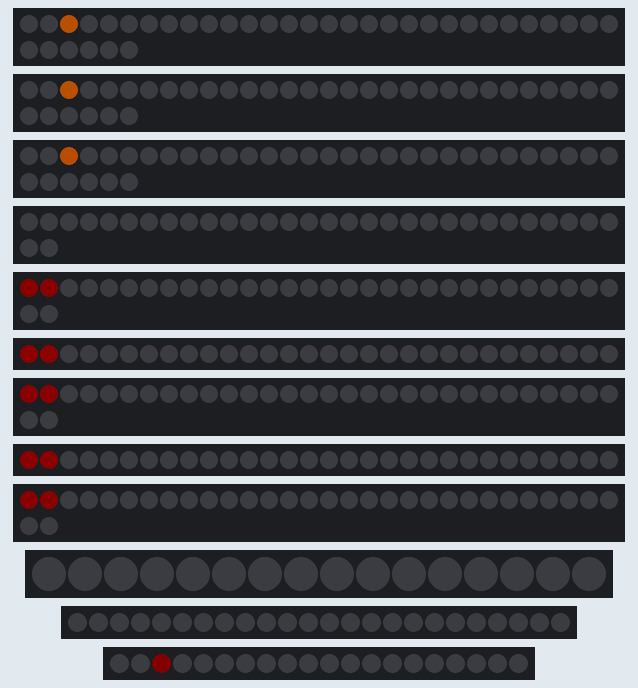
Simulated run of this sketch. Board: Arduino Mega 2560, built with avr-gcc and run on an emulated ATmega2560. Shown: 3 × 36 RGB LEDs in strip order, left to right, continuing on the next row, 4 × 32 RGB LEDs in strip order, left to right, continuing on the next row, 2 × 30 RGB LEDs in strip order, left to right, 16 RGB LEDs in strip order, left to right, 24 RGB LEDs in strip order, left to right, 20 RGB LEDs in strip order, left to right. Dim RGB values are drawn brighter than linear; random numbers use the default seed unless the sketch sets one.

Above: at 0.05 s.
At 5.05 s:
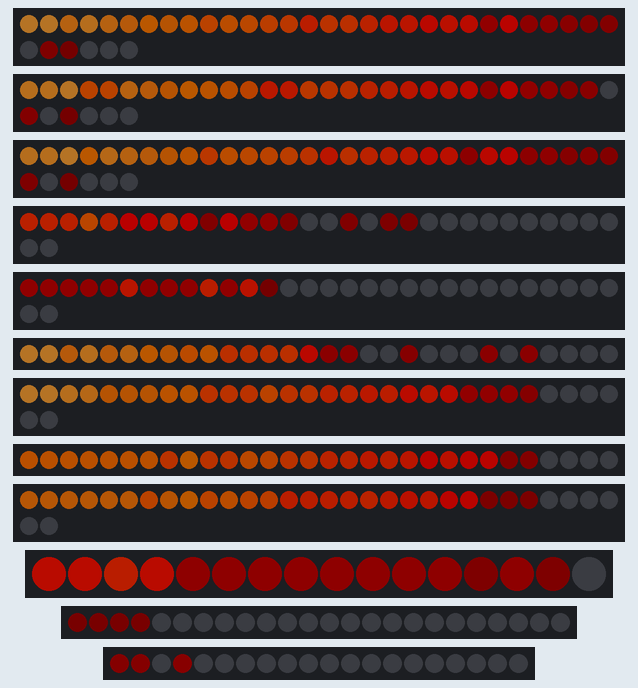
At 10.0 s:
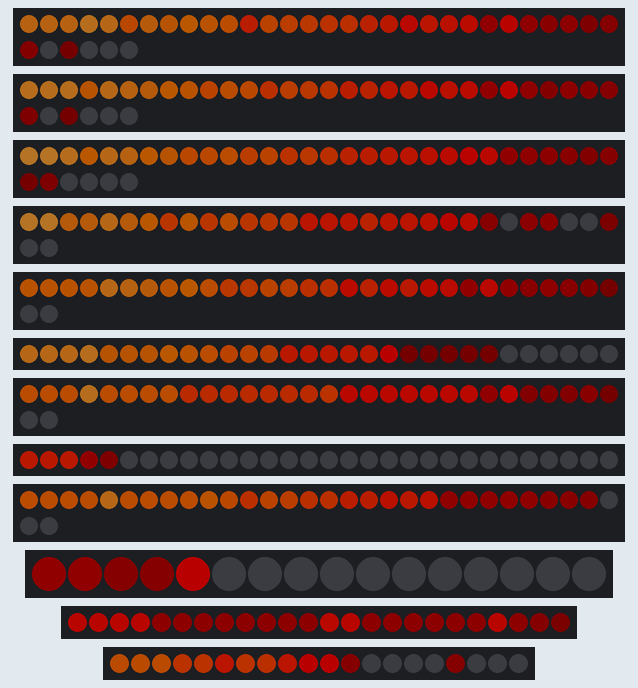
At 19.92 s:
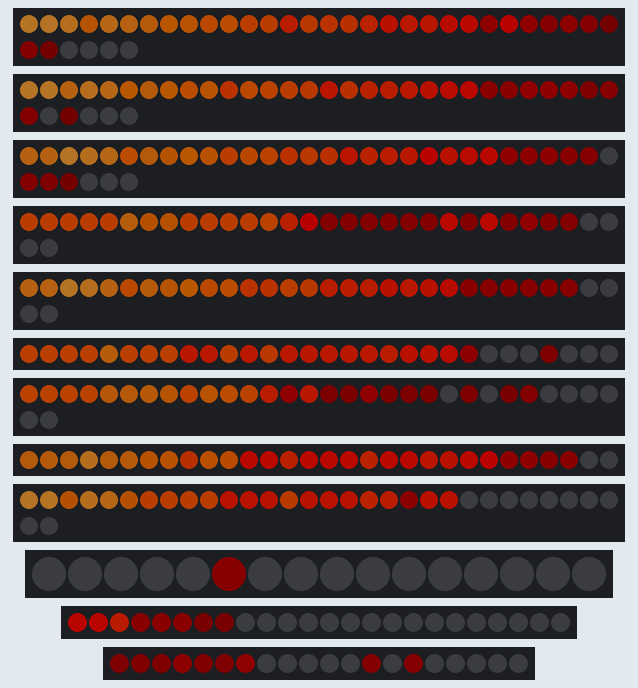
At 29.92 s:
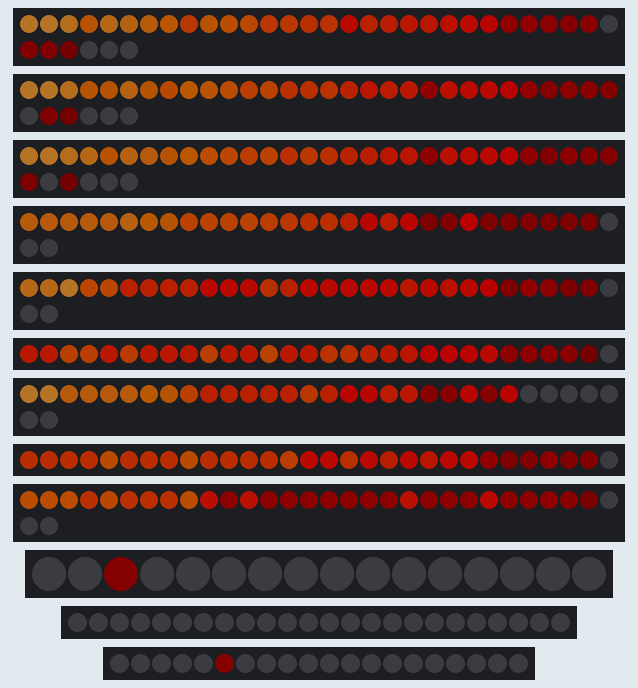
At 39.88 s:
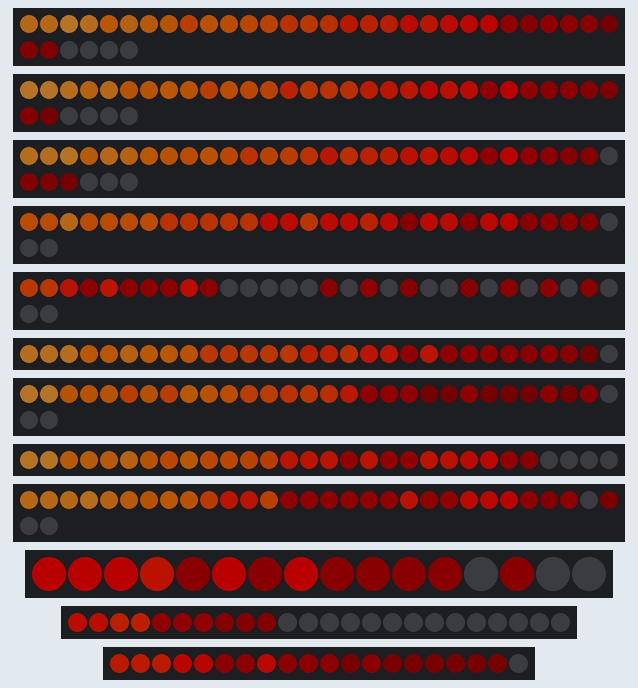

The sketch:

CampFire_02.ino
```cpp
#include <FastLED.h>

#define BRIGHTNESS 100   // Set brightness (0-255)
#define LED_TYPE WS2811 // Specify the LED type
#define COLOR_ORDER BRG // Set the color order (BRG is typical for WS2811)

// Configuration for strips
#define NUM_STRIPS 23

// Define the number of LEDs for each strip, their radii, and their data pins
int numLedsPerStrip[NUM_STRIPS] = {36, 36, 36, 32, 32, 30, 32, 30, 32, 16, 24, 20, 28, 20, 20, 24, 20, 28, 16, 24, 20, 28, 16}; // Adjust for your setup

float stripRadii[NUM_STRIPS] = {9, 10, 10, 20, 21, 25, 21, 28, 21, 41, 35, 40, 31, 38, 35, 38, 39, 31, 45, 29, 42, 29, 35}; // Radii for each strip (in cm)
int dataPins[NUM_STRIPS] = {22, 23, 24, 25, 26, 27, 28, 29, 30, 31, 32, 33, 34, 45, 36, 37, 38, 39, 40, 41, 42, 43, 44};    // Data pins for each strip

// Define LED arrays for each strip
CRGB *leds[NUM_STRIPS];

// Fire simulation parameters
#define FireAnimationSpeed 30

// Cooldown
#define FireCooldownBandTopMin 25
#define FireCooldownBandTopMax 30

#define FireCooldownBandPercentage 0.9 // 0 - 1

#define FireCooldownMin 8
#define FireCooldownMax 10

#define FireCooldownRadiusMin 14
#define FireCooldownRadiusMax 18

// Sparks
#define Band1SparkHeatMin 190
#define Band1SparkHeatMax 200

#define Band2SparkHeatMin 40
#define Band2SparkHeatMax 60

#define Band3SparkHeatMin 30
#define Band3SparkHeatMax 40

#define Band1SparkRate 240 // lower value is less chance 0 - 255
#define Band2SparkRate 120 // lower value is less chance 0 - 255
#define Band3SparkRate 100 // lower value is less chance 0 - 255

#define RandomOtherSparkRate 60 // lower value is less chance 0 - 255

float maxRadius;
int Brightness;
float lastNormDist = 1;

void setup()
{
    // Allocate LED arrays dynamically and initialize strips
    for (int strip = 0; strip < NUM_STRIPS; strip++)
    {
        leds[strip] = new CRGB[numLedsPerStrip[strip]];
        // Initialize each strip with its corresponding data pin and LED count
        switch (dataPins[strip])
        {
        case 22:
            FastLED.addLeds<LED_TYPE, 22, COLOR_ORDER>(leds[strip], numLedsPerStrip[strip]).setCorrection(TypicalLEDStrip);
            break;
        case 23:
            FastLED.addLeds<LED_TYPE, 23, COLOR_ORDER>(leds[strip], numLedsPerStrip[strip]).setCorrection(TypicalLEDStrip);
            break;
        case 24:
            FastLED.addLeds<LED_TYPE, 24, COLOR_ORDER>(leds[strip], numLedsPerStrip[strip]).setCorrection(TypicalLEDStrip);
            break;
        case 25:
            FastLED.addLeds<LED_TYPE, 25, COLOR_ORDER>(leds[strip], numLedsPerStrip[strip]).setCorrection(TypicalLEDStrip);
            break;
        case 26:
            FastLED.addLeds<LED_TYPE, 26, COLOR_ORDER>(leds[strip], numLedsPerStrip[strip]).setCorrection(TypicalLEDStrip);
            break;
        case 27:
            FastLED.addLeds<LED_TYPE, 27, COLOR_ORDER>(leds[strip], numLedsPerStrip[strip]).setCorrection(TypicalLEDStrip);
            break;
        case 28:
            FastLED.addLeds<LED_TYPE, 28, COLOR_ORDER>(leds[strip], numLedsPerStrip[strip]).setCorrection(TypicalLEDStrip);
            break;
        case 29:
            FastLED.addLeds<LED_TYPE, 29, COLOR_ORDER>(leds[strip], numLedsPerStrip[strip]).setCorrection(TypicalLEDStrip);
            break;
        case 30:
            FastLED.addLeds<LED_TYPE, 30, COLOR_ORDER>(leds[strip], numLedsPerStrip[strip]).setCorrection(TypicalLEDStrip);
            break;
        case 31:
            FastLED.addLeds<LED_TYPE, 31, COLOR_ORDER>(leds[strip], numLedsPerStrip[strip]).setCorrection(TypicalLEDStrip);
            break;
        case 32:
            FastLED.addLeds<LED_TYPE, 32, COLOR_ORDER>(leds[strip], numLedsPerStrip[strip]).setCorrection(TypicalLEDStrip);
            break;
        case 33:
            FastLED.addLeds<LED_TYPE, 33, COLOR_ORDER>(leds[strip], numLedsPerStrip[strip]).setCorrection(TypicalLEDStrip);
            break;
        case 34:
            FastLED.addLeds<LED_TYPE, 34, COLOR_ORDER>(leds[strip], numLedsPerStrip[strip]).setCorrection(TypicalLEDStrip);
            break;
        case 35:
            FastLED.addLeds<LED_TYPE, 45, COLOR_ORDER>(leds[strip], numLedsPerStrip[strip]).setCorrection(TypicalLEDStrip);
            break;
        case 36:
            FastLED.addLeds<LED_TYPE, 36, COLOR_ORDER>(leds[strip], numLedsPerStrip[strip]).setCorrection(TypicalLEDStrip);
            break;
        case 37:
            FastLED.addLeds<LED_TYPE, 37, COLOR_ORDER>(leds[strip], numLedsPerStrip[strip]).setCorrection(TypicalLEDStrip);
            break;
        case 38:
            FastLED.addLeds<LED_TYPE, 38, COLOR_ORDER>(leds[strip], numLedsPerStrip[strip]).setCorrection(TypicalLEDStrip);
            break;
        case 39:
            FastLED.addLeds<LED_TYPE, 39, COLOR_ORDER>(leds[strip], numLedsPerStrip[strip]).setCorrection(TypicalLEDStrip);
            break;
        case 40:
            FastLED.addLeds<LED_TYPE, 40, COLOR_ORDER>(leds[strip], numLedsPerStrip[strip]).setCorrection(TypicalLEDStrip);
            break;
        case 41:
            FastLED.addLeds<LED_TYPE, 41, COLOR_ORDER>(leds[strip], numLedsPerStrip[strip]).setCorrection(TypicalLEDStrip);
            break;
        case 42:
            FastLED.addLeds<LED_TYPE, 42, COLOR_ORDER>(leds[strip], numLedsPerStrip[strip]).setCorrection(TypicalLEDStrip);
            break;
        case 43:
            FastLED.addLeds<LED_TYPE, 43, COLOR_ORDER>(leds[strip], numLedsPerStrip[strip]).setCorrection(TypicalLEDStrip);
            break;
        case 44:
            FastLED.addLeds<LED_TYPE, 44, COLOR_ORDER>(leds[strip], numLedsPerStrip[strip]).setCorrection(TypicalLEDStrip);
            break;
        }
    }

    findMaxRadius();
    Serial.begin(9600);
    FastLED.clear();
    FastLED.setBrightness(BRIGHTNESS);
}

void loop()
{
    static byte **heat = allocateHeatArray();

    if (Serial.available() > 0)
    {
      String data = Serial.readStringUntil('\n'); // Read until newline
      int recieved = data.toInt(); // Convert to float
      lastNormDist = recieved/(float)255;
    }

    Brightness = map(lastNormDist, 0, 255, 70, 100); // brightness range 70 - 100 alter

    // Update fire simulation with heat transfer
    for (int strip = 0; strip < NUM_STRIPS; strip++)
    {
        if (random8() < Band1SparkRate)
        {
            BandSparks(heat, strip, 0, 11, random8(Band1SparkHeatMin, Band1SparkHeatMax));
        }

        if (random8() < Band2SparkRate)
        {
            BandSparks(heat, strip, 12, 32, random8(Band2SparkHeatMin, Band2SparkHeatMax));
        }

        if (random8() < Band3SparkRate)
        {
            BandSparks(heat, strip, 32, 46, random8(Band3SparkHeatMin, Band3SparkHeatMax));
        }

        fireEffect(strip, heat);
    }

    FastLED.setBrightness(Brightness);

    // Display LEDs
    FastLED.show();
    delay(FireAnimationSpeed);
}

void fireEffect(int stripIndex, byte **heat)
{
    int numLeds = numLedsPerStrip[stripIndex];

    int coolDownTopBand = numLeds * FireCooldownBandPercentage;

    // Cool down each LED
    for (int i = numLeds - 1; i >= 0; i--)
    {
        if (i >= coolDownTopBand)
        {
            heat[stripIndex][i] = qsub8(heat[stripIndex][i], FireCooldownBandTopMin * (1 - i / numLeds));
        }
        else
        {
            heat[stripIndex][i] = qsub8(heat[stripIndex][i], FireCooldownMin * (1 - i / numLeds));
        }
    }

    // Heat drifts upward and diffuses within the strip
    for (int i = numLeds - 1; i >= 1; i--)
    {
        heat[stripIndex][i] = (heat[stripIndex][i - 1] + heat[stripIndex][i - 1]) / 2;
    }

    // Map heat to colors
    for (int i = 0; i < numLeds; i++)
    {
        leds[stripIndex][i] = MyHeatColor(heat[stripIndex][i]);
    }
}

void BandSparks(byte **heat, int stripIndex, float bandRaduisMin, float bandRaduisMax, byte sparkHeat)
{
    if (stripRadii[stripIndex] < bandRaduisMax && stripRadii[stripIndex] > bandRaduisMin)
    {
        int randomLEDIndex = random(0, 2);
        heat[stripIndex][randomLEDIndex] = qadd8(heat[stripIndex][randomLEDIndex], sparkHeat);
    }
}

byte **allocateHeatArray()
{
    byte **heat = new byte *[NUM_STRIPS];
    for (int i = 0; i < NUM_STRIPS; i++)
    {
        heat[i] = new byte[numLedsPerStrip[i]];
        memset(heat[i], 0, numLedsPerStrip[i]); // Initialize to zero
    }
    return heat;
}

void findMaxRadius()
{
    maxRadius = stripRadii[0]; // Initialize to the first element of the array

    for (int i = 1; i < NUM_STRIPS; i++)
    {
        if (stripRadii[i] > maxRadius)
        {
            maxRadius = stripRadii[i];
        }
    }
}

CRGB MyHeatColor(byte temperature)
{
    // Map heat values to RGB colors
    CRGB color = CRGB::Black;
    temperature = constrain(temperature, 0, 255);

    if (temperature > 200)
    {
        // High temperature: reddish-white
        color.r = 230;
        color.g = temperature - 100;
        color.b = temperature - 200;
    }
    else if (temperature > 128)
    {
        // Mid-high temperature: red to orange
        color.r = 255;
        color.g = map(temperature, 128, 200, 60, 120);
        color.b = 0;
    }
    else if (temperature > 64)
    {
        // Mid temperature: red to yellow
        color.r = 255;
        color.g = map(temperature, 64, 128, 0, 50);
        color.b = 0;
    }
    else
    {
        // Low temperature: dim red
        color.r = temperature;
        color.g = 0;
        color.b = 0;
    }

    return color;
}
```
